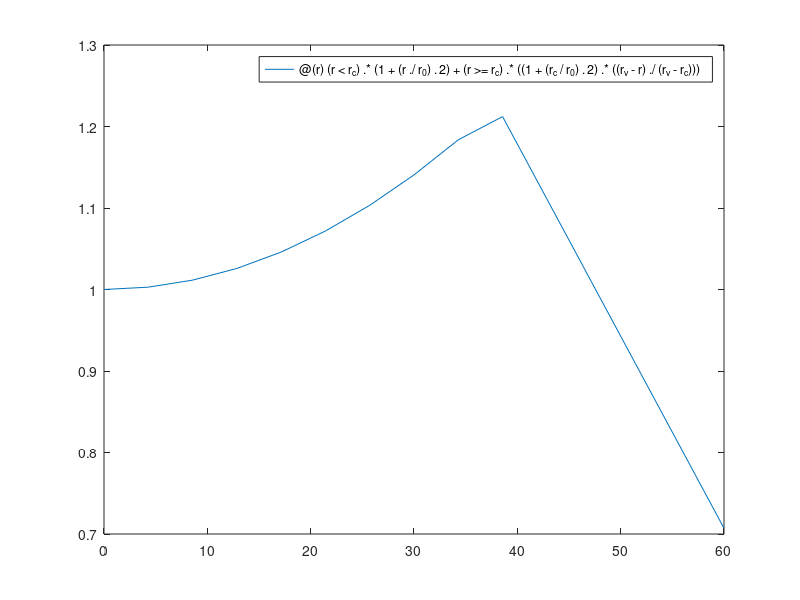

Write MATLAB code to recreate this figure. (Note: this script raises an error after producing the figure.)
%%%%%%%%%%%%%%%%%%%%%%%%%%%%%%%%%%%%%%%%%%%%%%%%%%%%%%%%%%%%%%%%%%%%%%%
%%%%%PROGRAMA PARA REPRESENTAR LA DENSIDAD DE KRIPTÓN 8+ DEL CANAL%%%%%
%%%%%%%%%%%%%%%%%%%%%%%%%%%%%%%%%%%%%%%%%%%%%%%%%%%%%%%%%%%%%%%%%%%%%%%
%%% TODOS LOS PARÁMETROS ESTÁN EN MICRÓMETROS
r = linspace(0,60); % Variable radio del canal 
z = linspace(0,5000); % Variable longitud de propagación del haz

% PARÁMETROS DE LA PARÁBOLA DE DENSIDAD DE IONES DE KRIPTON 
r_0 = 80; % Radio máximo del canal de plasma 
r_c = 38; % Radio del canal de plasma
r_v = 90; % Radio auxiliar del canal de plasma

% REPRESENTACIÓN DE LA PARÁBOLA DE IONES DE Kr DEL CANAL DE PLASMA
N_Kr = @(r) (r<r_c).*(1+(r./r_0).^2) + ... 
    (r>=r_c).*((1+(r_c/r_0).^2).*((r_v-r)./(r_v-r_c)));
figure(2)
f = fplot(N_Kr,[0 60]);
set(f,'linewidth',1);
grid on

% LEYENDA 1
xlabel({'Radio del canal','r (\mum)'})
ylabel({'Densidad de iones de Kr','N_{Kr}'})

% PARÁMETROS DE LA PARÁBOLA DE DENSIDAD DE IONES DE KRIPTÓN 8+
z_0 = 3750; % Posición de la zona de ionización intermedia
sigmaz = 250; % Desviación estándar de la longitud de propagación
sigmar = 15; % Desviación estándar del radio del canal
[ri] = f_sigmoide(50,5,2.5,4.1); % Llamada a la rutina f_sigmoide
rLi = ri; % Guardo en memoria la sigmoide interior
% rLe = re; % Guardo en memoria la sigmoide exterior
sigmarL = 15; % Desviación estándar del ancho del canal con Kr8+
sigmaz0 = 2000; % Longitud de la primera zona de sobreionización
rL0 = 40; % Anchura máxima del canal con Kr8+
sigmar0 = 15; % Desviación estándar de r_0

% TÉRMINOS QUE APARECEN EN LA FUNCIÓN DE DENSIDAD DE Kr8+
fact_exp1i = @(r,z) exp((-0.5.*max(r,rLi(z)).^2)./sigmarL^2) ...
    ./exp(-0.5.*rLi(z).^2/sigmarL^2);
% fact_exp1e = @(r,z) exp((-0.5.*max(r,rLe(z)).^2)./sigmarL^2) ... 
%     ./exp(-0.5.*rLe(z).^2/sigmarL^2);
fact_exp2 = @(r) exp((-0.5.*max(r,rL0).^2)./sigmar0^2) ...
    ./exp(-0.5*rL0^2/sigmar0^2);
par_1 = @(r,z) 1-exp((-0.5.*(z-z_0).^2)./sigmaz^2) ... 
    .*exp(-0.5.*r.^2./sigmar^2);
par_2 = @(r,z) 1-exp((-0.5.*z.^2)./sigmaz0^2) ... 
    .*exp(-0.5.*r.^2./sigmar^2).*fact_exp2(r);

% PRODUCTOS ESCALARES INTERMEDIOS AUXILIARES
p1 = @(r,z) N_Kr(r).*par_1(r,z);
p2_i = @(r,z) fact_exp1i(r,z).*par_2(r,z);
% p2_e = @(r,z) fact_exp1e(r,z).*par_2(r,z);

% REPRESENTACIÓN 3D DE LA EVOLUCIÓN DE IONES DE Kr8+ 
N_Kr8_i = @(r,z) p1(r,z).*p2_i(r,z);
% N_Kr8_e = @(r,z) p1(r,z).*p2_e(r,z);
figure(3)
fmesh(N_Kr8_i,[0 60 0 5000])
% figure(4)
% fmesh(N_Kr8_e,[0 80 0 5000])
% zlabel({'Densidad de iones de Kr^{8+} exterior','N_{Kr^{8+}}'})

% LEYENDA
xlabel({'Radio del canal','r (\mum)'})
ylabel({'Distancia de propagación','z (\mum)'})
zlabel({'Densidad de iones de Kr^{8+} interior','N_{Kr^{8+}}'})



